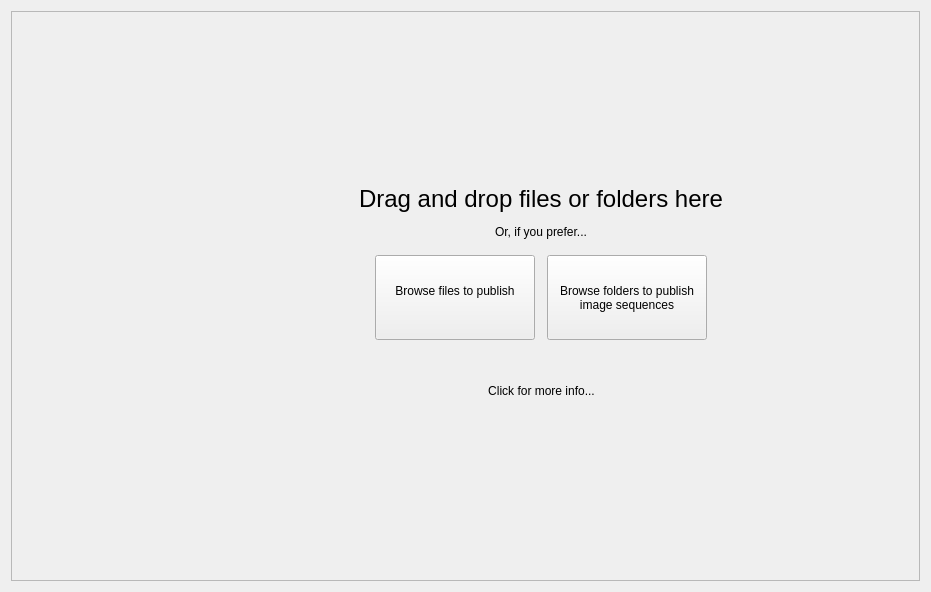
     <widget class="QWidget" name="large_drop_area_frame">
      <layout class="QVBoxLayout" name="verticalLayout_3">
       <property name="spacing">
        <number>0</number>
       </property>
       <item>
        <widget class="DropAreaFrame" name="large_drop_area">
         <property name="frameShape">
          <enum>QFrame::StyledPanel</enum>
         </property>
         <property name="frameShadow">
          <enum>QFrame::Raised</enum>
         </property>
         <layout class="QGridLayout" name="gridLayout_2" rowstretch="3,0,4" columnstretch="1,0,1">
          <property name="margin">
           <number>0</number>
          </property>
          <property name="spacing">
           <number>0</number>
          </property>
          <item row="0" column="1">
           <spacer name="verticalSpacer">
            <property name="orientation">
             <enum>Qt::Vertical</enum>
            </property>
            <property name="sizeHint" stdset="0">
             <size>
              <width>20</width>
              <height>98</height>
             </size>
            </property>
           </spacer>
          </item>
          <item row="1" column="0">
           <spacer name="horizontalSpacer_4">
            <property name="orientation">
             <enum>Qt::Horizontal</enum>
            </property>
            <property name="sizeHint" stdset="0">
             <size>
              <width>166</width>
              <height>20</height>
             </size>
            </property>
           </spacer>
          </item>
          <item row="1" column="1">
           <layout class="QHBoxLayout" name="horizontalLayout_6">
            <property name="spacing">
             <number>0</number>
            </property>
            <item>
             <widget class="QLabel" name="label_5">
              <property name="minimumSize">
               <size>
                <width>150</width>
                <height>150</height>
               </size>
              </property>
              <property name="maximumSize">
               <size>
                <width>150</width>
                <height>150</height>
               </size>
              </property>
              <property name="text">
               <string/>
              </property>
              <property name="pixmap">
               <pixmap resource="resources.qrc">:/tk_multi_inhouse/icon_256.png</pixmap>
              </property>
              <property name="scaledContents">
               <bool>true</bool>
              </property>
              <property name="alignment">
               <set>Qt::AlignCenter</set>
              </property>
             </widget>
            </item>
            <item>
             <layout class="QVBoxLayout" name="verticalLayout" stretch="10,0,0,0,0,0,10,0">
              <property name="spacing">
               <number>0</number>
              </property>
              <item>
               <spacer name="verticalSpacer_3">
                <property name="orientation">
                 <enum>Qt::Vertical</enum>
                </property>
                <property name="sizeHint" stdset="0">
                 <size>
                  <width>20</width>
                  <height>40</height>
                 </size>
                </property>
               </spacer>
              </item>
              <item>
               <widget class="QLabel" name="large_drop_area_label">
                <property name="styleSheet">
                 <string notr="true">QLabel {
    font-size: 24px;
}</string>
                </property>
                <property name="text">
                 <string>Drag and drop files or folders here</string>
                </property>
                <property name="alignment">
                 <set>Qt::AlignCenter</set>
                </property>
               </widget>
              </item>
              <item>
               <spacer name="verticalSpacer_5">
                <property name="orientation">
                 <enum>Qt::Vertical</enum>
                </property>
                <property name="sizeHint" stdset="0">
                 <size>
                  <width>0</width>
                  <height>12</height>
                 </size>
                </property>
               </spacer>
              </item>
              <item>
               <widget class="QLabel" name="label">
                <property name="text">
                 <string>Or, if you prefer...</string>
                </property>
                <property name="alignment">
                 <set>Qt::AlignCenter</set>
                </property>
               </widget>
              </item>
              <item>
               <spacer name="verticalSpacer_6">
                <property name="orientation">
                 <enum>Qt::Vertical</enum>
                </property>
                <property name="sizeHint" stdset="0">
                 <size>
                  <width>0</width>
                  <height>16</height>
                 </size>
                </property>
               </spacer>
              </item>
              <item>
               <layout class="QHBoxLayout" name="horizontalLayout_3">
                <property name="spacing">
                 <number>0</number>
                </property>
                <item>
                 <spacer name="horizontalSpacer_2">
                  <property name="orientation">
                   <enum>Qt::Horizontal</enum>
                  </property>
                  <property name="sizeHint" stdset="0">
                   <size>
                    <width>40</width>
                    <height>20</height>
                   </size>
                  </property>
                 </spacer>
                </item>
                <item>
                 <widget class="QToolButton" name="drop_area_browse_file">
                  <property name="minimumSize">
                   <size>
                    <width>160</width>
                    <height>85</height>
                   </size>
                  </property>
                  <property name="maximumSize">
                   <size>
                    <width>150</width>
                    <height>85</height>
                   </size>
                  </property>
                  <property name="focusPolicy">
                   <enum>Qt::NoFocus</enum>
                  </property>
                  <property name="toolTip">
                   <string>Browse files to publish</string>
                  </property>
                  <property name="text">
                   <string>Browse files to publish
    </string>
                  </property>
                  <property name="icon">
                   <iconset resource="resources.qrc">
                    <normaloff>:/tk_multi_inhouse/file.png</normaloff>:/tk_multi_inhouse/file.png</iconset>
                  </property>
                  <property name="iconSize">
                   <size>
                    <width>32</width>
                    <height>32</height>
                   </size>
                  </property>
                  <property name="toolButtonStyle">
                   <enum>Qt::ToolButtonTextUnderIcon</enum>
                  </property>
                 </widget>
                </item>
                <item>
                 <spacer name="horizontalSpacer_6">
                  <property name="orientation">
                   <enum>Qt::Horizontal</enum>
                  </property>
                  <property name="sizeHint" stdset="0">
                   <size>
                    <width>12</width>
                    <height>0</height>
                   </size>
                  </property>
                 </spacer>
                </item>
                <item>
                 <widget class="QToolButton" name="drop_area_browse_seq">
                  <property name="minimumSize">
                   <size>
                    <width>160</width>
                    <height>85</height>
                   </size>
                  </property>
                  <property name="maximumSize">
                   <size>
                    <width>150</width>
                    <height>85</height>
                   </size>
                  </property>
                  <property name="focusPolicy">
                   <enum>Qt::NoFocus</enum>
                  </property>
                  <property name="toolTip">
                   <string>Browse sequences to publish</string>
                  </property>
                  <property name="text">
                   <string>Browse folders to publish
image sequences</string>
                  </property>
                  <property name="icon">
                   <iconset resource="resources.qrc">
                    <normaloff>:/tk_multi_inhouse/image_sequence.png</normaloff>:/tk_multi_inhouse/image_sequence.png</iconset>
                  </property>
                  <property name="iconSize">
                   <size>
                    <width>32</width>
                    <height>32</height>
                   </size>
                  </property>
                  <property name="toolButtonStyle">
                   <enum>Qt::ToolButtonTextUnderIcon</enum>
                  </property>
                 </widget>
                </item>
                <item>
                 <spacer name="horizontalSpacer_3">
                  <property name="orientation">
                   <enum>Qt::Horizontal</enum>
                  </property>
                  <property name="sizeHint" stdset="0">
                   <size>
                    <width>40</width>
                    <height>20</height>
                   </size>
                  </property>
                 </spacer>
                </item>
               </layout>
              </item>
              <item>
               <spacer name="verticalSpacer_4">
                <property name="orientation">
                 <enum>Qt::Vertical</enum>
                </property>
                <property name="sizeHint" stdset="0">
                 <size>
                  <width>20</width>
                  <height>40</height>
                 </size>
                </property>
               </spacer>
              </item>
              <item>
               <layout class="QHBoxLayout" name="horizontalLayout_4" stretch="1,0,1">
                <property name="spacing">
                 <number>8</number>
                </property>
                <item>
                 <spacer name="horizontalSpacer_7">
                  <property name="orientation">
                   <enum>Qt::Horizontal</enum>
                  </property>
                  <property name="sizeHint" stdset="0">
                   <size>
                    <width>20</width>
                    <height>20</height>
                   </size>
                  </property>
                 </spacer>
                </item>
                <item>
                 <widget class="QPushButton" name="drag_progress_message">
                  <property name="focusPolicy">
                   <enum>Qt::NoFocus</enum>
                  </property>
                  <property name="text">
                   <string>Click for more info...</string>
                  </property>
                  <property name="icon">
                   <iconset resource="resources.qrc">
                    <normaloff>:/tk_multi_inhouse/status_warning.png</normaloff>:/tk_multi_inhouse/status_warning.png</iconset>
                  </property>
                  <property name="iconSize">
                   <size>
                    <width>22</width>
                    <height>22</height>
                   </size>
                  </property>
                  <property name="flat">
                   <bool>true</bool>
                  </property>
                 </widget>
                </item>
                <item>
                 <spacer name="horizontalSpacer_8">
                  <property name="orientation">
                   <enum>Qt::Horizontal</enum>
                  </property>
                  <property name="sizeHint" stdset="0">
                   <size>
                    <width>20</width>
                    <height>20</height>
                   </size>
                  </property>
                 </spacer>
                </item>
               </layout>
              </item>
             </layout>
            </item>
           </layout>
          </item>
          <item row="1" column="2">
           <spacer name="horizontalSpacer_5">
            <property name="orientation">
             <enum>Qt::Horizontal</enum>
            </property>
            <property name="sizeHint" stdset="0">
             <size>
              <width>179</width>
              <height>20</height>
             </size>
            </property>
           </spacer>
          </item>
          <item row="2" column="1">
           <spacer name="verticalSpacer_2">
            <property name="orientation">
             <enum>Qt::Vertical</enum>
            </property>
            <property name="sizeHint" stdset="0">
             <size>
              <width>20</width>
              <height>213</height>
             </size>
            </property>
           </spacer>
          </item>
         </layout>
        </widget>
       </item>
      </layout>
     </widget>
